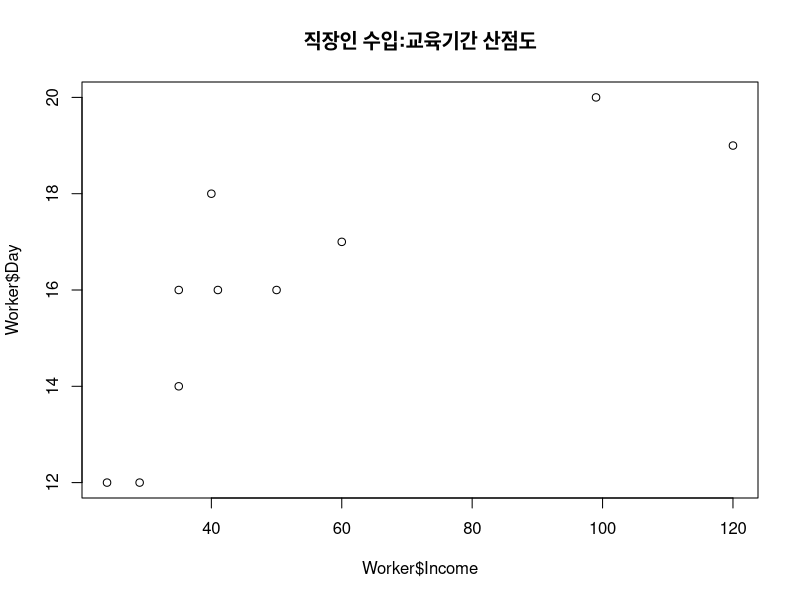
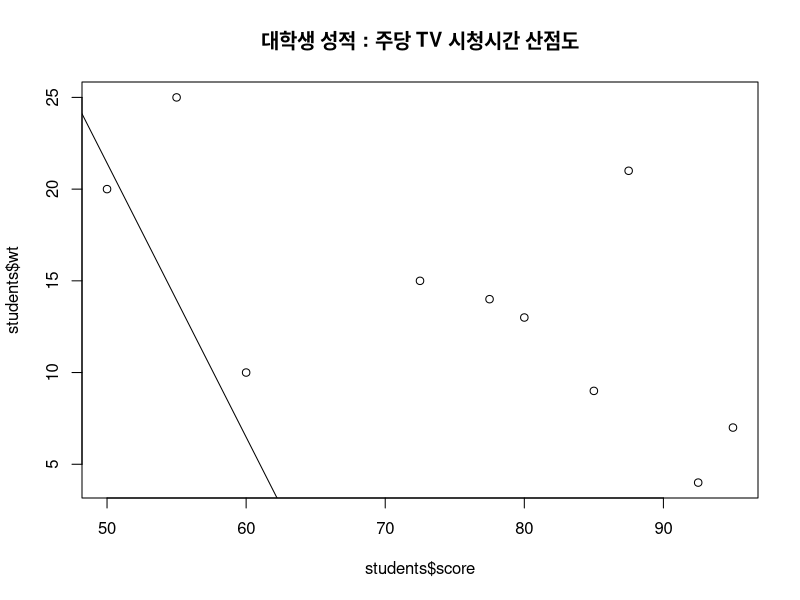
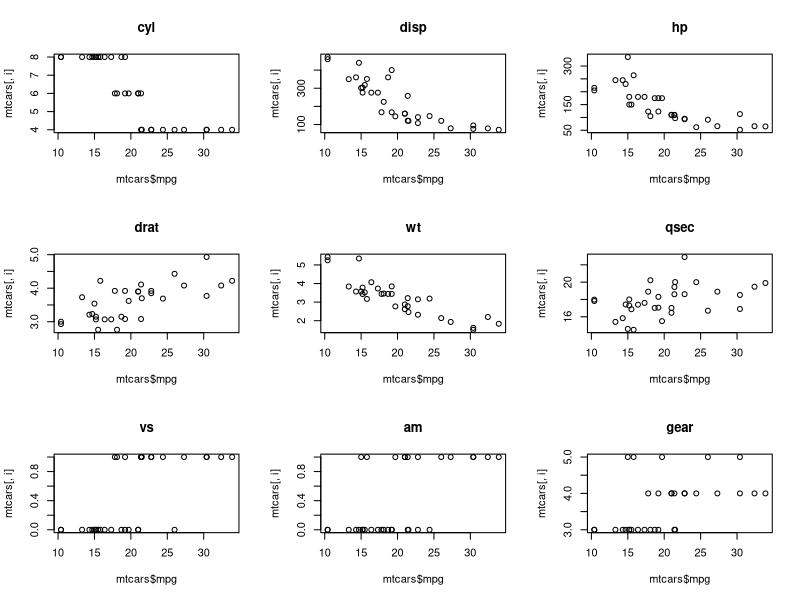
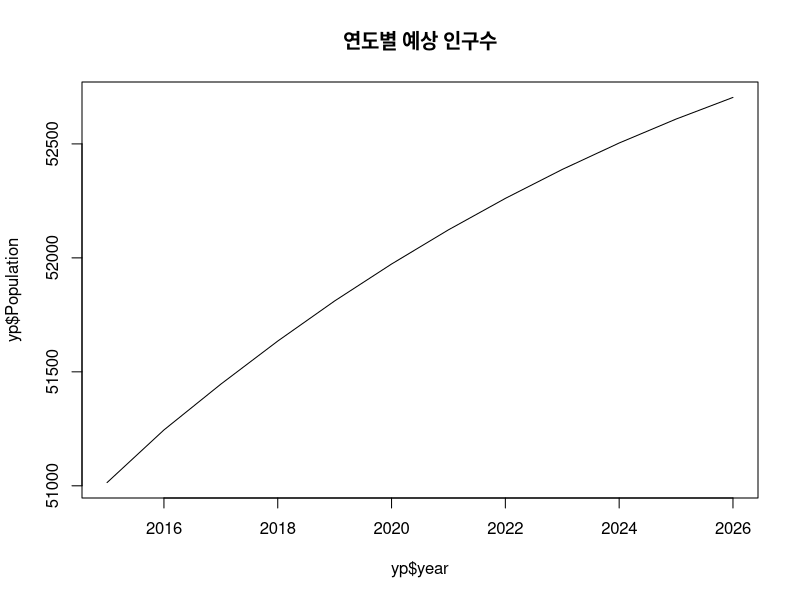
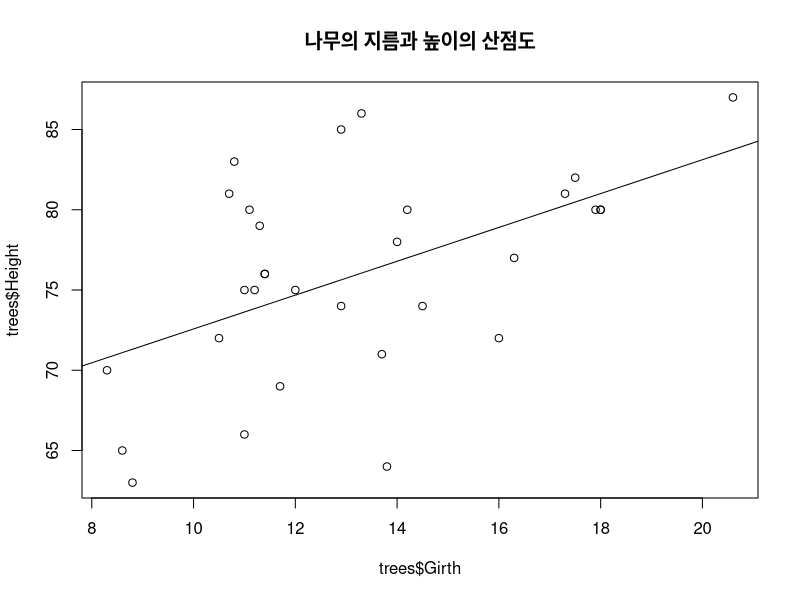
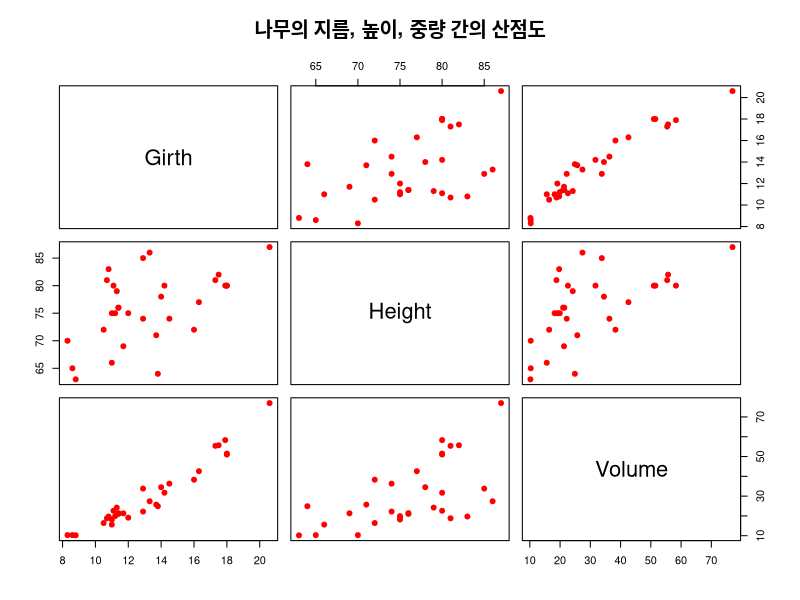

Reproduce these figures in R, in order.
#
# 김신혁
# 작성일 : 191203
# 제출일 : 191204
#

###################################################################
#                                                                 #
# 문1)                                                            #
# 다음은 직장인 10명의 수입과 교육받은 기간을 조사한 자료이다.    #
# 산점도와 상관계수를 구하고,                                     #
# 수입과 교육기간 사이에 어떤 상관관계가 있는지 설명하시오.       #
#                                                                 #                      
# 수    입 121 99 41 35 40 29 35 24 50 60                         #
# 교육기간 19  20 16 16 18 12 14 12 16 17                         #
#                                                                 #
Income <- c(120,99,41,35,40,29,35,24,50,60)                       
Day <- c(19,20,16,16,18,12,14,12,16,17)

Worker <- data.frame(Income, Day)
Worker

plot(Worker$Income, Worker$Day,
     main = '직장인 수입:교육기간 산점도' )
IDline <- lm(Worker)
IDline
abline(IDline)
cor(Worker)
#                                                                 #
# 직장인의 수입과 교육기간 간의                                   #
# 상관계수가 0.794895으로 나타나므로,                             #
# 높은 상관관계를 가진다고 할 수 있습니다.                        #
#                                                                 #
# 또한, 직장인의 수입과 교육기간이 비례함을 알 수 있습니다.       #
#                                                                 #
# 해당 데이터의 브리핑 대상이 직장인이라 가정한다면,              #
# 본 결과는 그들이 고연봉을 원할 시                               #
# 교육에 시간을 투자하라 권할 수 있는 근거 자료가 됩니다.         #
# 고연봉자의 비결은 교육 시간 투자라고 설명할 수도 있습니다.      #
#                                                                 #
###################################################################



###################################################################
#                                                                 #
# 문2)                                                            #
# 다음은 대학생 10명의 성적과                                     #
# 주당 TV 시청시간을 조사한 자료이다.                             #
# 산점도와 상관계수를 구하고,                                     #
# 성적과 TV 시청시간 사이에 어떤 상관관계가 있는지 설명하시오.    #
#                                                                 #
# 성   적	 77.5 60 50 95 55 85 72.5 80 92.5 87.5                  #
# 시청시간 14   10 20  7 25  9 15   13  4   21                    #
#                                                                 #
score <- c(77.5,60,50,95,55,85,72.5,80,92.5,87.5)
wt <- c(14,10,20,7,25,9,15,13,4,21)

students <- data.frame(score,wt)

plot(students$score, students$wt,
     main = '대학생 성적 : 주당 TV 시청시간 산점도')

swline <- lm(students)
abline(swline)
cor(students)
#                                                                 #
#                                                                 #
#   대학생의 성적과 주당 TV 시청시간 간의 상관계수가              #
#   -0.6283671로 나타나므로, 두 변수 간의 음의 상관관계가         #
#   있다고 할 수 있습니다.                                        #
#                                                                 #
#   만일 대학생이 성적을 향상시키길 원한다면,                     #
#   본 데이터를 통해 TV 시청 시간을 줄이라                        #
#   제안할 수 있을 것 입니다.                                     #
#                                                                 #
###################################################################



###################################################################
#                                                                 #
# 문3)                                                            #
# R에서 제공하는 mtcars 데이터셋에서                              #
# mpg와 다른 변수들 간의 상관계수를 구하시오.                     #
# 어느 변수가 mpg와 가장 상관성이 높은지 산점도와 함께 설명하시오.#
#                                                                 #
mtcars
par(mfrow = c(3,3))

for(i in 2:10){
  plot(mtcars[,i]~mtcars$mpg,
        main = colnames(mtcars[i]) )
}
par( mfrow = c(1,1) )

max = 0
idx = NULL

for(i in 2:10){
  r <- abs( cor( mtcars[c(1,i)]  )[1,2] )
  if(max <  r){
    max <- r
    idx <- i
  }
}

colnames(mtcars[idx])
cor( mtcars[c(1,idx)] )
#                                                                 #
#   mpg와 상관계수 중 가장 상관성이 높은  변수는 wt 입니다.       #
#   mpg와 wt의 상관계수 : -0.8676594                              #
#                                                                 #
###################################################################



###################################################################
# 문4)                                                            #
# 다음은 2015년부터 2026년도까지의                                #
# 예상 인구수 추계자료이다.                                       #
# 연도를 x축으로 하여 선그래프를 작성하시오.                      #
#                                                                 #
# 연도		총인구 (천명)		연도		총인구 (천명)                   #
# 2015		51014				2021		52123                               #
# 2016		51245				2022		52261                               #
# 2017		51446				2023		52388                               #
# 2018		51635				2024		52504                               #
# 2019		51811				2025		52609                               #
# 2020		51973				2026		52704                               #
#                                                                 #
year <- c(2015,2016,2017,2018,
          2019,2020,2021,2022,
          2023,2024,2025,2026)

Population <- c(51014,51245,51446,51635,
                51811,51973,52123,52261,
                52388,52504,52609,52704)

yp <- data.frame(year,Population)

plot(yp$Population~yp$year,
     main = '연도별 예상 인구수',
     type = 'l')
#                                                                 #
#                                                                 #
###################################################################



###################################################################
# 문5)                                                            #
# R에서 제공하는 trees 데이터셋에 대해                            #
# 다음 문제를 해결하기 위한 R 코드를 작성하시오.                  #
#                                                                 #
# (1) 나무의 지름(Girth)과 높이(Height)에 대해                    #
# 산점도와 상관계수를 보이시오.                                   #
#                                                                 #
plot(trees$Height~trees$Girth,
     main = '나무의 지름과 높이의 산점도')
treesHG <- lm(trees$Height~trees$Girth)
abline(treesHG)
cor(trees)
#                                                                 #
#(2) trees 데이터셋에 존재하는 3개 변수 간의 산점도와 상관계수를 보이시오.
#                                                                 #
pairs(trees, main = '나무의 지름, 높이, 중량 간의 산점도',
      col = 'red', pch = 19, font.labels= 100)
cor(trees)
#                                                                 #
# 지름과 중량의 상관 계수 : 0.9671194                             #
#                                                                 #
###################################################################









